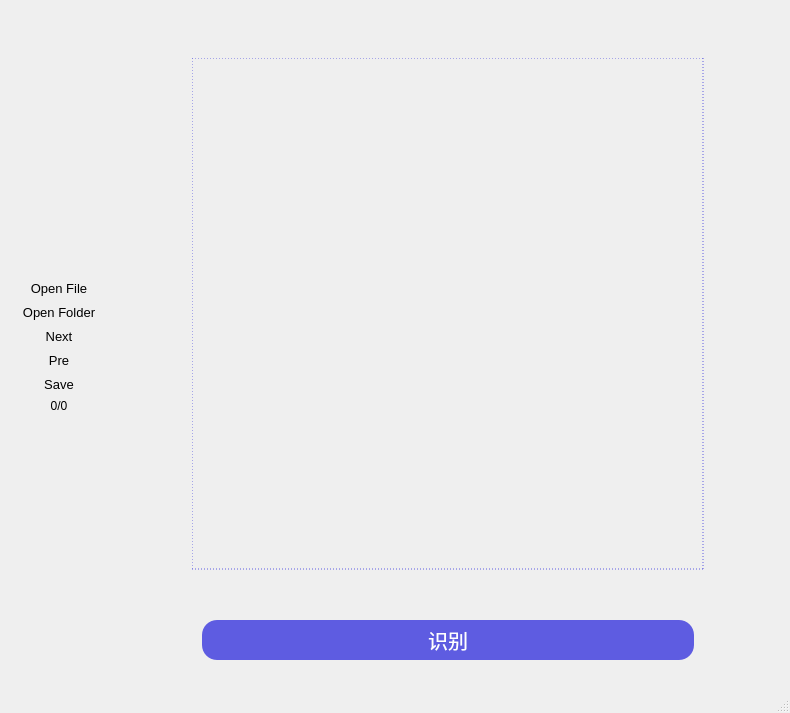
<?xml version="1.0" encoding="UTF-8"?>
<ui version="4.0">
 <class>MainWindow</class>
 <widget class="QMainWindow" name="MainWindow">
  <property name="geometry">
   <rect>
    <x>0</x>
    <y>0</y>
    <width>790</width>
    <height>713</height>
   </rect>
  </property>
  <property name="windowTitle">
   <string>CNN POTATO LEAF CPP</string>
  </property>
  <widget class="QWidget" name="centralwidget">
   <layout class="QHBoxLayout" name="horizontalLayout">
    <item>
     <widget class="QWidget" name="left" native="true">
      <property name="minimumSize">
       <size>
        <width>100</width>
        <height>0</height>
       </size>
      </property>
      <property name="maximumSize">
       <size>
        <width>100</width>
        <height>16777215</height>
       </size>
      </property>
      <property name="styleSheet">
       <string notr="true"/>
      </property>
      <layout class="QHBoxLayout" name="horizontalLayout_3">
       <item>
        <layout class="QVBoxLayout" name="verticalLayout">
         <property name="sizeConstraint">
          <enum>QLayout::SetMaximumSize</enum>
         </property>
         <item>
          <spacer name="verticalSpacer">
           <property name="orientation">
            <enum>Qt::Vertical</enum>
           </property>
           <property name="sizeHint" stdset="0">
            <size>
             <width>20</width>
             <height>40</height>
            </size>
           </property>
          </spacer>
         </item>
         <item>
          <widget class="QToolButton" name="toolButton_open">
           <property name="sizePolicy">
            <sizepolicy hsizetype="Expanding" vsizetype="Fixed">
             <horstretch>0</horstretch>
             <verstretch>0</verstretch>
            </sizepolicy>
           </property>
           <property name="font">
            <font>
             <pointsize>10</pointsize>
            </font>
           </property>
           <property name="styleSheet">
            <string notr="true">border-radius:50%;
font-weight:bolder;</string>
           </property>
           <property name="text">
            <string>Open File</string>
           </property>
           <property name="icon">
            <iconset resource="res.qrc">
             <normaloff>:/images/file.png</normaloff>:/images/file.png</iconset>
           </property>
           <property name="iconSize">
            <size>
             <width>48</width>
             <height>48</height>
            </size>
           </property>
           <property name="toolButtonStyle">
            <enum>Qt::ToolButtonTextUnderIcon</enum>
           </property>
          </widget>
         </item>
         <item>
          <widget class="QToolButton" name="toolButton_folder">
           <property name="sizePolicy">
            <sizepolicy hsizetype="Expanding" vsizetype="Fixed">
             <horstretch>0</horstretch>
             <verstretch>0</verstretch>
            </sizepolicy>
           </property>
           <property name="font">
            <font>
             <pointsize>10</pointsize>
            </font>
           </property>
           <property name="styleSheet">
            <string notr="true">border-radius:50%;
font-weight:bolder;</string>
           </property>
           <property name="text">
            <string>Open Folder</string>
           </property>
           <property name="icon">
            <iconset resource="res.qrc">
             <normaloff>:/images/folder.png</normaloff>:/images/folder.png</iconset>
           </property>
           <property name="iconSize">
            <size>
             <width>48</width>
             <height>48</height>
            </size>
           </property>
           <property name="toolButtonStyle">
            <enum>Qt::ToolButtonTextUnderIcon</enum>
           </property>
          </widget>
         </item>
         <item>
          <widget class="QToolButton" name="toolButton_next">
           <property name="sizePolicy">
            <sizepolicy hsizetype="Expanding" vsizetype="Fixed">
             <horstretch>0</horstretch>
             <verstretch>0</verstretch>
            </sizepolicy>
           </property>
           <property name="font">
            <font>
             <pointsize>10</pointsize>
            </font>
           </property>
           <property name="styleSheet">
            <string notr="true">border-radius:50%;
font-weight:bolder;</string>
           </property>
           <property name="text">
            <string>Next</string>
           </property>
           <property name="icon">
            <iconset resource="res.qrc">
             <normaloff>:/images/next.png</normaloff>:/images/next.png</iconset>
           </property>
           <property name="iconSize">
            <size>
             <width>48</width>
             <height>48</height>
            </size>
           </property>
           <property name="toolButtonStyle">
            <enum>Qt::ToolButtonTextUnderIcon</enum>
           </property>
          </widget>
         </item>
         <item>
          <widget class="QToolButton" name="toolButton_pre">
           <property name="sizePolicy">
            <sizepolicy hsizetype="Expanding" vsizetype="Fixed">
             <horstretch>0</horstretch>
             <verstretch>0</verstretch>
            </sizepolicy>
           </property>
           <property name="font">
            <font>
             <pointsize>10</pointsize>
            </font>
           </property>
           <property name="styleSheet">
            <string notr="true">border-radius:50%;
font-weight:bolder;</string>
           </property>
           <property name="text">
            <string>Pre</string>
           </property>
           <property name="icon">
            <iconset resource="res.qrc">
             <normaloff>:/images/pre.png</normaloff>:/images/pre.png</iconset>
           </property>
           <property name="iconSize">
            <size>
             <width>48</width>
             <height>48</height>
            </size>
           </property>
           <property name="toolButtonStyle">
            <enum>Qt::ToolButtonTextUnderIcon</enum>
           </property>
          </widget>
         </item>
         <item>
          <widget class="QToolButton" name="toolButton_save">
           <property name="sizePolicy">
            <sizepolicy hsizetype="Expanding" vsizetype="Fixed">
             <horstretch>0</horstretch>
             <verstretch>0</verstretch>
            </sizepolicy>
           </property>
           <property name="font">
            <font>
             <pointsize>10</pointsize>
            </font>
           </property>
           <property name="styleSheet">
            <string notr="true">border-radius:50%;
font-weight:bolder;</string>
           </property>
           <property name="text">
            <string>Save</string>
           </property>
           <property name="icon">
            <iconset resource="res.qrc">
             <normaloff>:/images/save.png</normaloff>:/images/save.png</iconset>
           </property>
           <property name="iconSize">
            <size>
             <width>48</width>
             <height>48</height>
            </size>
           </property>
           <property name="toolButtonStyle">
            <enum>Qt::ToolButtonTextUnderIcon</enum>
           </property>
          </widget>
         </item>
         <item>
          <widget class="QLabel" name="current_step">
           <property name="text">
            <string>0/0</string>
           </property>
           <property name="alignment">
            <set>Qt::AlignCenter</set>
           </property>
          </widget>
         </item>
         <item>
          <spacer name="verticalSpacer_2">
           <property name="orientation">
            <enum>Qt::Vertical</enum>
           </property>
           <property name="sizeHint" stdset="0">
            <size>
             <width>20</width>
             <height>40</height>
            </size>
           </property>
          </spacer>
         </item>
        </layout>
       </item>
      </layout>
     </widget>
    </item>
    <item>
     <widget class="QWidget" name="middle" native="true">
      <property name="minimumSize">
       <size>
        <width>0</width>
        <height>0</height>
       </size>
      </property>
      <property name="styleSheet">
       <string notr="true"/>
      </property>
      <layout class="QHBoxLayout" name="horizontalLayout_2">
       <item>
        <layout class="QVBoxLayout" name="verticalLayout_2">
         <item>
          <widget class="QLabel" name="label_filepath">
           <property name="sizePolicy">
            <sizepolicy hsizetype="Preferred" vsizetype="Fixed">
             <horstretch>0</horstretch>
             <verstretch>0</verstretch>
            </sizepolicy>
           </property>
           <property name="maximumSize">
            <size>
             <width>512</width>
             <height>16777215</height>
            </size>
           </property>
           <property name="text">
            <string/>
           </property>
          </widget>
         </item>
         <item>
          <widget class="ImageView" name="image">
           <property name="minimumSize">
            <size>
             <width>512</width>
             <height>512</height>
            </size>
           </property>
           <property name="maximumSize">
            <size>
             <width>512</width>
             <height>512</height>
            </size>
           </property>
           <property name="styleSheet">
            <string notr="true">border:1px dashed  #5e5ce1;</string>
           </property>
           <property name="text">
            <string/>
           </property>
          </widget>
         </item>
         <item>
          <widget class="QLabel" name="label_result">
           <property name="sizePolicy">
            <sizepolicy hsizetype="Preferred" vsizetype="Fixed">
             <horstretch>0</horstretch>
             <verstretch>0</verstretch>
            </sizepolicy>
           </property>
           <property name="minimumSize">
            <size>
             <width>0</width>
             <height>0</height>
            </size>
           </property>
           <property name="maximumSize">
            <size>
             <width>512</width>
             <height>16777215</height>
            </size>
           </property>
           <property name="font">
            <font>
             <pointsize>12</pointsize>
            </font>
           </property>
           <property name="text">
            <string/>
           </property>
           <property name="alignment">
            <set>Qt::AlignLeading|Qt::AlignLeft|Qt::AlignVCenter</set>
           </property>
          </widget>
         </item>
         <item>
          <widget class="QPushButton" name="pushButton_predict">
           <property name="sizePolicy">
            <sizepolicy hsizetype="Minimum" vsizetype="Fixed">
             <horstretch>0</horstretch>
             <verstretch>0</verstretch>
            </sizepolicy>
           </property>
           <property name="minimumSize">
            <size>
             <width>0</width>
             <height>40</height>
            </size>
           </property>
           <property name="maximumSize">
            <size>
             <width>512</width>
             <height>16777215</height>
            </size>
           </property>
           <property name="styleSheet">
            <string notr="true">background-color:#5e5ce1;
border-radius:15px;
color:white;
font-weight:bolder;
font-size:20px;
margin:0px 10px;</string>
           </property>
           <property name="text">
            <string>识别</string>
           </property>
          </widget>
         </item>
        </layout>
       </item>
      </layout>
     </widget>
    </item>
   </layout>
   <zorder>middle</zorder>
   <zorder>left</zorder>
  </widget>
  <widget class="QMenuBar" name="menubar">
   <property name="geometry">
    <rect>
     <x>0</x>
     <y>0</y>
     <width>790</width>
     <height>22</height>
    </rect>
   </property>
  </widget>
  <widget class="QStatusBar" name="statusbar"/>
 </widget>
 <customwidgets>
  <customwidget>
   <class>ImageView</class>
   <extends>QLabel</extends>
   <header>imageview.h</header>
  </customwidget>
 </customwidgets>
 <resources>
  <include location="res.qrc"/>
 </resources>
 <connections/>
</ui>
